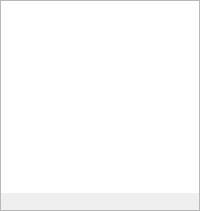
  <widget class="OBSDock" name="sourcesDock">
   <property name="features">
    <set>QDockWidget::DockWidgetClosable|QDockWidget::DockWidgetMovable|QDockWidget::DockWidgetFloatable</set>
   </property>
   <property name="windowTitle">
    <string>Basic.Main.Sources</string>
   </property>
   <attribute name="dockWidgetArea">
    <number>8</number>
   </attribute>
   <widget class="QWidget" name="dockWidgetContents_6">
    <layout class="QVBoxLayout" name="verticalLayout_5">
     <property name="spacing">
      <number>0</number>
     </property>
     <property name="leftMargin">
      <number>0</number>
     </property>
     <property name="topMargin">
      <number>0</number>
     </property>
     <property name="rightMargin">
      <number>0</number>
     </property>
     <property name="bottomMargin">
      <number>0</number>
     </property>
     <item>
      <widget class="QFrame" name="sourcesFrame">
       <property name="sizePolicy">
        <sizepolicy hsizetype="Expanding" vsizetype="Expanding">
         <horstretch>0</horstretch>
         <verstretch>0</verstretch>
        </sizepolicy>
       </property>
       <property name="minimumSize">
        <size>
         <width>160</width>
         <height>0</height>
        </size>
       </property>
       <property name="frameShape">
        <enum>QFrame::StyledPanel</enum>
       </property>
       <property name="frameShadow">
        <enum>QFrame::Sunken</enum>
       </property>
       <layout class="QVBoxLayout" name="verticalLayout_17">
        <property name="spacing">
         <number>0</number>
        </property>
        <property name="leftMargin">
         <number>0</number>
        </property>
        <property name="topMargin">
         <number>0</number>
        </property>
        <property name="rightMargin">
         <number>0</number>
        </property>
        <property name="bottomMargin">
         <number>0</number>
        </property>
        <item>
         <widget class="SourceTree" name="sources">
          <property name="sizePolicy">
           <sizepolicy hsizetype="Preferred" vsizetype="Expanding">
            <horstretch>0</horstretch>
            <verstretch>0</verstretch>
           </sizepolicy>
          </property>
          <property name="spacing">
           <number>0</number>
          </property>
          <property name="contextMenuPolicy">
           <enum>Qt::CustomContextMenu</enum>
          </property>
          <property name="frameShape">
           <enum>QFrame::NoFrame</enum>
          </property>
          <property name="showDropIndicator" stdset="0">
           <bool>true</bool>
          </property>
          <property name="dragEnabled">
           <bool>true</bool>
          </property>
          <property name="dragDropMode">
           <enum>QAbstractItemView::InternalMove</enum>
          </property>
          <property name="defaultDropAction">
           <enum>Qt::TargetMoveAction</enum>
          </property>
          <property name="selectionMode">
           <enum>QAbstractItemView::ExtendedSelection</enum>
          </property>
          <addaction name="actionRemoveSource"/>
         </widget>
        </item>
        <item>
         <widget class="QToolBar" name="sourcesToolbar">
          <property name="iconSize">
           <size>
            <width>16</width>
            <height>16</height>
           </size>
          </property>
          <property name="floatable">
           <bool>false</bool>
          </property>
          <addaction name="actionAddSource"/>
          <addaction name="actionRemoveSource"/>
          <!-- <addaction name="separator"/> -->
          <addaction name="actionSourceProperties"/>
          <!-- <addaction name="separator"/> -->
          <addaction name="actionSourceUp"/>
          <addaction name="actionSourceDown"/>
         </widget>
        </item>
        <item>
         <spacer name="sourcesFixedSizeHSpacer">
          <property name="orientation">
           <enum>Qt::Horizontal</enum>
          </property>
          <property name="sizeType">
           <enum>QSizePolicy::Fixed</enum>
          </property>
          <property name="sizeHint" stdset="0">
           <size>
            <width>150</width>
            <height>0</height>
           </size>
          </property>
         </spacer>
        </item>
       </layout>
      </widget>
     </item>
    </layout>
   </widget>
  </widget>
